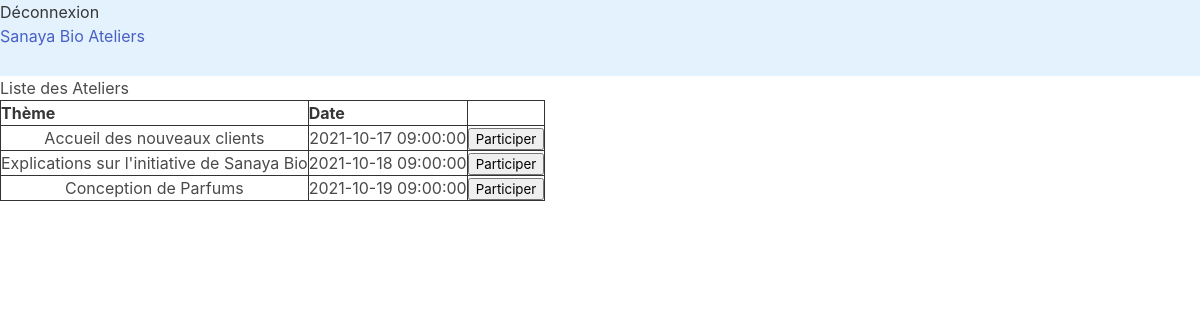
/vues/vue-liste-ateliers.php, run on the app's committed database.
### tables this page shows
create table Atelier (
    numero integer not null,
    responsable integer not null,
    date_enregistrement date,
    date_et_heure_programmees datetime,
    duree time,
    nombre_de_places integer,
    theme varchar(50),
    PRIMARY KEY (numero),
    FOREIGN KEY (responsable) REFERENCES Responsable_Ateliers (numero)
);

### vues/vue-liste-ateliers.php (the view, shortened to what this page needs)
<?php
    try{
        $dbName = 'sbateliers';
        $host = 'localhost';
        $utilisateur = 'sanayabio';
        $motDePasse = 'sb2021';
        $port = '3306';
        $dns = 'mysql:host='.$host.';dbname='.$dbName.';port='.$port;
        $connection = new PDO( $dns, $utilisateur, $motDePasse);
    } catch (Exception $e) {
        echo "connection failed : " . $e;
        die();
    }
    $requete = $connection->query('SELECT theme, date_et_heure_programmees FROM Atelier');
?>
<!DOCTYPE html>
<html lang="fr">
<head>
    <link rel="stylesheet" type="text/css" href="../style/bulma.css">
    <link rel="stylesheet" type="text/css" href="../style/fontawesome.css">
</head>
<body>
    <nav class="navbar navbar-light" style="background-color: #e3f2fd;">
        <div class="container-fluid">
            <a class="navbar-text" href="../controleurs/ctrl-deconnecter.php">
                <h5>Déconnexion</h5>
            </a>
            <a class="navbar-brand mx-auto" href="../index.php">
                <h3>Sanaya Bio Ateliers</h3>
            </a>
        </div>
    </nav>
    <div class="col-sm">
    	<h1 class="text-center">Liste des Ateliers</h1>
    	<div class="d-grid gap-2 col-6 mx-auto">
            <table>
            <tr>
				<th style="border: 1px solid #333">Thème</th>
                <th style="border: 1px solid #333">Date</th>
                <th style="border: 1px solid #333"> </th>
            </tr>
            <?php while($unAtelier = $requete->fetch()){ ?>
            <tr>
                <td style="border: 1px solid #333;text-align: center;"><?php echo $unAtelier[0] ?></td>
                <td style="border: 1px solid #333;text-align: center;"><?php echo $unAtelier[1] ?></td>
                <td style="border: 1px solid #333;text-align: center;"><button type="button" class="btn btn-outline-primary" onclick="location.href='../controleurs/ctrl-participer-atelier.php'"?>Participer</td>
			</tr>
            <?php } ?>
            </table>
    	</div>
	</div>
</body>
</html>

### data on the page
atelier: theme "Accueil des nouveaux clients", date_et_heure_programmees "2021-10-17 09:00:00"
atelier: theme "Explications sur l'initiative de Sanaya Bio", date_et_heure_programmees "2021-10-18 09:00:00"
atelier: theme "Conception de Parfums", date_et_heure_programmees "2021-10-19 09:00:00"
